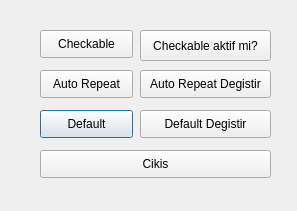
<?xml version="1.0" encoding="UTF-8"?>
<ui version="4.0">
 <class>Dialog</class>
 <widget class="QDialog" name="Dialog">
  <property name="geometry">
   <rect>
    <x>0</x>
    <y>0</y>
    <width>297</width>
    <height>211</height>
   </rect>
  </property>
  <property name="windowTitle">
   <string>Dialog</string>
  </property>
  <widget class="QPushButton" name="btnCheckable">
   <property name="geometry">
    <rect>
     <x>40</x>
     <y>30</y>
     <width>93</width>
     <height>28</height>
    </rect>
   </property>
   <property name="text">
    <string>Checkable</string>
   </property>
   <property name="checkable">
    <bool>true</bool>
   </property>
  </widget>
  <widget class="QPushButton" name="btnCheckableAktif">
   <property name="geometry">
    <rect>
     <x>140</x>
     <y>30</y>
     <width>131</width>
     <height>31</height>
    </rect>
   </property>
   <property name="text">
    <string>Checkable aktif mi?</string>
   </property>
  </widget>
  <widget class="QPushButton" name="btnRepeat">
   <property name="geometry">
    <rect>
     <x>40</x>
     <y>70</y>
     <width>93</width>
     <height>28</height>
    </rect>
   </property>
   <property name="text">
    <string>Auto Repeat</string>
   </property>
   <property name="checkable">
    <bool>false</bool>
   </property>
   <property name="autoRepeat">
    <bool>true</bool>
   </property>
  </widget>
  <widget class="QPushButton" name="btnToggleRepeat">
   <property name="geometry">
    <rect>
     <x>140</x>
     <y>70</y>
     <width>131</width>
     <height>28</height>
    </rect>
   </property>
   <property name="text">
    <string>Auto Repeat Degistir</string>
   </property>
  </widget>
  <widget class="QPushButton" name="btnDefault">
   <property name="geometry">
    <rect>
     <x>40</x>
     <y>110</y>
     <width>93</width>
     <height>28</height>
    </rect>
   </property>
   <property name="text">
    <string>Default</string>
   </property>
   <property name="default">
    <bool>true</bool>
   </property>
  </widget>
  <widget class="QPushButton" name="btnToggleDefault">
   <property name="geometry">
    <rect>
     <x>140</x>
     <y>110</y>
     <width>131</width>
     <height>28</height>
    </rect>
   </property>
   <property name="text">
    <string>Default Degistir</string>
   </property>
  </widget>
  <widget class="QPushButton" name="btnCikis">
   <property name="geometry">
    <rect>
     <x>40</x>
     <y>150</y>
     <width>231</width>
     <height>28</height>
    </rect>
   </property>
   <property name="text">
    <string>Cikis</string>
   </property>
  </widget>
 </widget>
 <resources/>
 <connections>
  <connection>
   <sender>btnCikis</sender>
   <signal>clicked()</signal>
   <receiver>Dialog</receiver>
   <slot>reject()</slot>
   <hints>
    <hint type="sourcelabel">
     <x>156</x>
     <y>176</y>
    </hint>
    <hint type="destinationlabel">
     <x>162</x>
     <y>219</y>
    </hint>
   </hints>
  </connection>
 </connections>
</ui>
